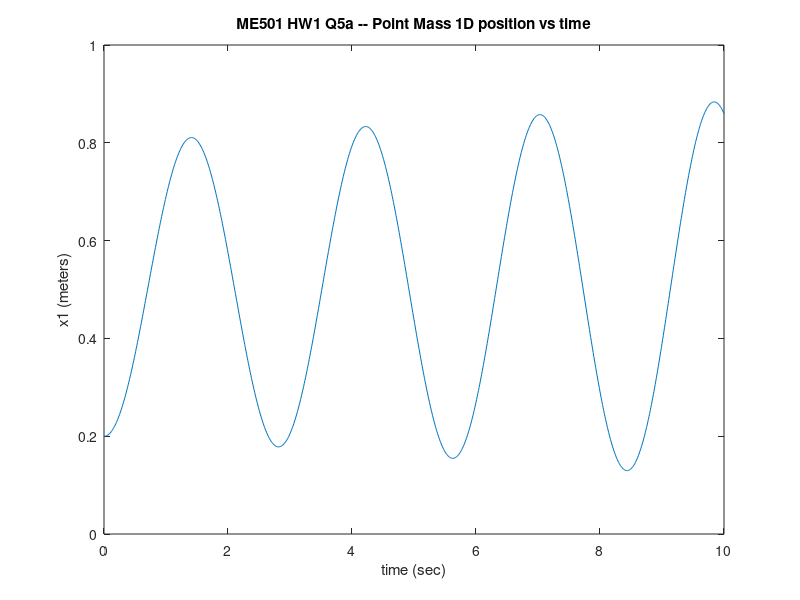

The MATLAB source for this figure: (Note: this script raises an error after producing the figure.)
% hw1_me501_Q5a.m
% (C) Andrew Sabelhaus, 2024

% some setup
clear all;
close all; % just in case other figure windows are previously open
clc;

%% Q5a: Simulating a Point Mass Moving in One Dimension

% constant terms for eqns of motion must be defined before simulating
m = 2;
k = 10;
bar_x1 = 0.5;

% initial conditions
x1_0 = 0.2;
dotx1_0 = 0.0;

% time discretization, length of simulation, etc., also set before starting
dt = 0.01; % milliseconds
tF = 10; % seconds. Final time. Simulate from "now" at t=0 until tF.

% it's usually a good idea to "pre-allocate" a place to store our results.
% MATLAB is a lot faster to change the values inside a vector or matrix rather than
% concatenating new values onto the end of an existing vector or matrix.
n_timesteps = tF/dt;
% our problem has two states, x1 and dotx1, so we will get 2 x n_timesteps
% data points. 

% Store the initial conditions as the first column for ease of use.
x_traj = zeros(2, n_timesteps+1);
% ...remember that matlab counts from 1, but our first datapoint is time 0.
x_traj(1,1) = x1_0;
x_traj(2,1) = dotx1_0;

% finally, simulate with Forward Euler
for t=1:n_timesteps
    % it's easier to see what's going on if I calculate f(x) first, at this
    % timestep, before performing the update.
    % For our spring-mass: f(boldx_t) = [ dotx_t; -(k/m)*(x1_t-bar_x1)];
    f_xt = [x_traj(2,t); -(k/m)*(x_traj(1,t) - bar_x1)];
    % dynamics update via forward integration
    x_traj(:, t+1) = x_traj(:,t) + dt*f_xt;
end

% plotting the positions vs time
timepts = 0:dt:tF;
plot(timepts, x_traj(1,:));
title('ME501 HW1 Q5a -- Point Mass 1D position vs time');
xlabel('time (sec)');
ylabel('x1 (meters)');
drawnow; % so it doesn't interfere with the video

% flag to easily toggle saving a video or not
save_video = 1;

if save_video
    % save a video. Setup:
    video_filename_Q5a = "hw1_me501_Q5a";
    video_profile_name = "Motion JPEG AVI"; % this is the default for matlab
    vwriter = VideoWriter(video_filename_Q5a, video_profile_name);
    % Set the frame rate: "this many frames per second"... which must come from
    % our sampling rate dt, so that the video shows at the right speed.
    % Remember that frequency = 1/period
    vwriter.FrameRate = 1/dt;
    open(vwriter);
    % start the plot:
    figure; hold on;
    title('ME501 HW1 Q5a -- Point Mass 1D Position Trajectory');
    xlabel('x1 (meters)');
    % choose some bounds for the window. you may/will need to adjust this!
    xlim([-2, 2]);
    % plot the bar_x1 point and initial condition x1_0, both on the "y-axis,"
    % and with some arbitrary size circle for the point mass. See help for the
    % scatter function for more info.
    scatter(bar_x1, 0, 30, "red", "filled");
    x1_plotted_handle = scatter(x_traj(1,1), 0, 30, "blue", "filled");
    legend(["bar x1", "x1 t"]);
    % save the first frame to the video. The getframe command turns a figure
    % window into a movie frame, and gcf is the current figure window that's
    % open ("get current figure")
    drawnow;
    writeVideo(vwriter, getframe(gcf));
    
    % save a video of the particle moving through its x1 positions
    for t=2:n_timesteps
        % delete the previous circle representing the particle
        delete(x1_plotted_handle);
        % and make a new one
        x1_plotted_handle = scatter(x_traj(1,t), 0, 30, "blue", "filled");
        % the legend gets deleted when you delete a handle, so add it back
        legend(["bar x1", "x1 t"]);
        % save it
        writeVideo(vwriter, getframe(gcf));
    end
    
    % we're done, close the video file so you can open it in another program to
    % watch
    close(vwriter);
    disp("Video save completed to " + video_filename_Q5a);
end
